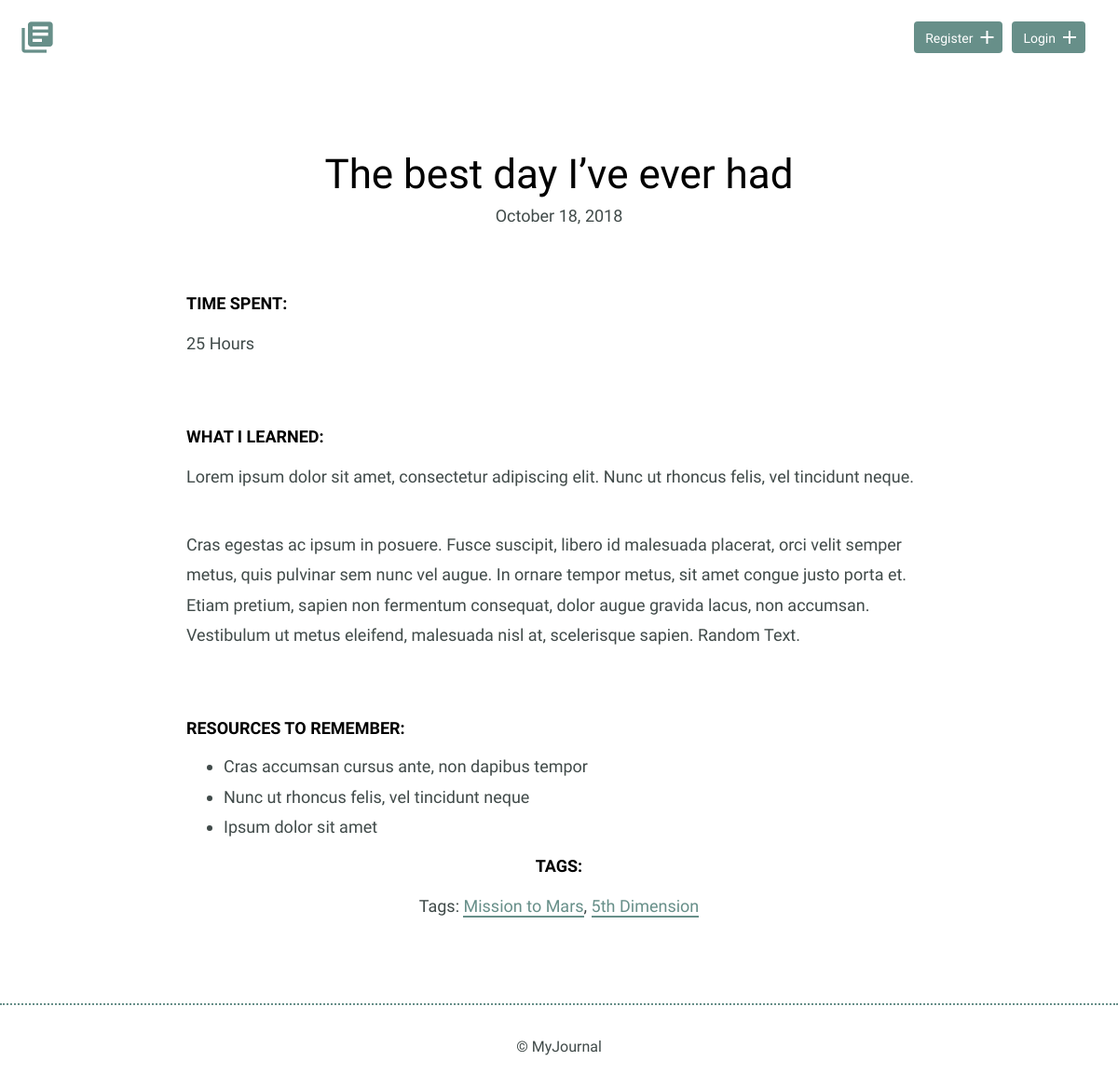
The app's page /entries/the-best-day-ive-ever-had, older data.
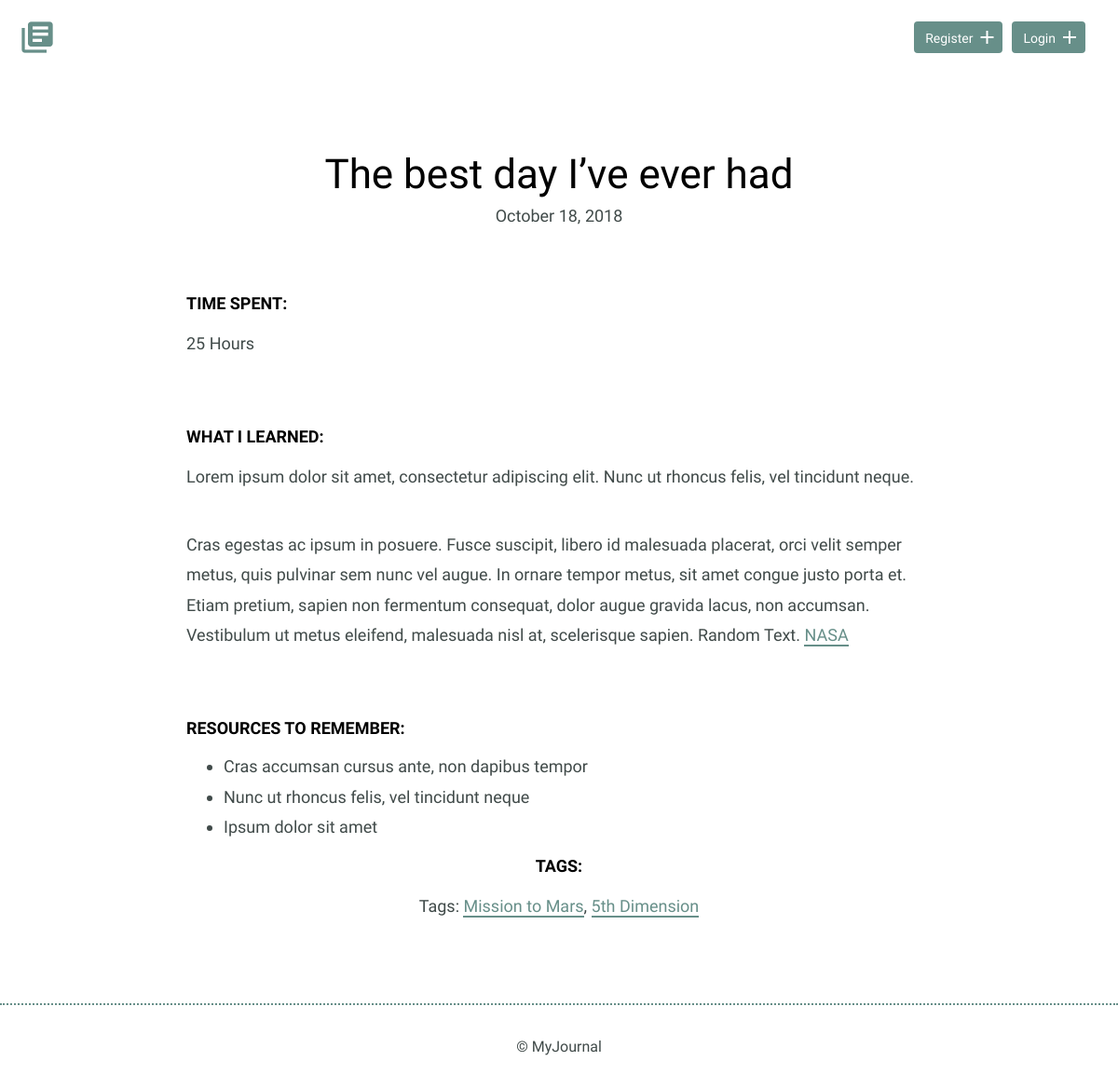
The same page, newer data.
### models.py (models this page shows, shortened)
class Journal(Model):
    user = ForeignKeyField(User, related_name='journals')
    tags = ManyToManyField(Tag, backref='tags')
    pub_date = DateTimeField(default=datetime.datetime.now)
    title = CharField(max_length=30)
    slug = CharField(unique=True, max_length=50)
    date = DateTimeField()
    time_spent = IntegerField(min)
    learned = TextField()
    resources = TextField()
    class Meta:
        database = DATABASE
        order_by = ('-pub_date',)

### app.py (the view)
@app.route('/entries')
@app.route('/entries/<slug>')
def entries(slug=None):
    template = 'index.html'
    all_journals = models.Journal.select()
    context = all_journals
    if slug is not None:
        context = models.Journal.select().\
            where(models.Journal.slug == slug).get()
        template = 'detail.html'
    return render_template(template, context=context)

### app.py (called while the page is built)
@app.template_filter()
def datetimefilter(value, format='%B %d, %Y'):
    return value.strftime(format)

@app.before_request
def before_request():
    g.db = models.DATABASE
    g.db.connect()
    g.user = current_user

@app.after_request
def after_request(response):
    g.db.close()
    return response

### templates/detail.html (shortened to what this page needs)
{% extends 'base.html' %}
{% from 'macros.html' import render_field %}
{% block content %}
<section>
    <div class="container">
        <div class="entry-list single">
            <article>
                <h1>{{ context.title }}</h1>
                <time datetime="{{ context.date.strftime('%Y-%m-%d') }}">{{ context.date|datetimefilter }}</time>
                <div class="entry">
                    <h3>Time Spent: </h3>
                    <p>{{ context.time_spent }} Hours</p>
                </div>
                <div class="entry">
                    <h3>What I Learned:</h3>
                    {{ context.learned|markdown }}
                </div>
                <div class="entry">
                    <h3>Resources to Remember:</h3>
                    {{ context.resources|markdown }}
                </div>
                <div class="tags">
                    <h3>Tags:</h3>
                    <p>Tags: {% for tag in context.tags %}<a href="{{ url_for('tags', slug=tag.slug) }}">{{ tag.title }}</a>{% if loop.last %}{% else %}, {% endif %}{% endfor %}</p>
                </div>
            </article>
        </div>
    </div>
</section>
{% endblock %}

Row changes from the older to the newer data that the page shows:
changed Journal "The best day I’ve ever had": learned "…scelerisque sapien. Random Text." → "…scelerisque sapien. Random Text. NASA"
